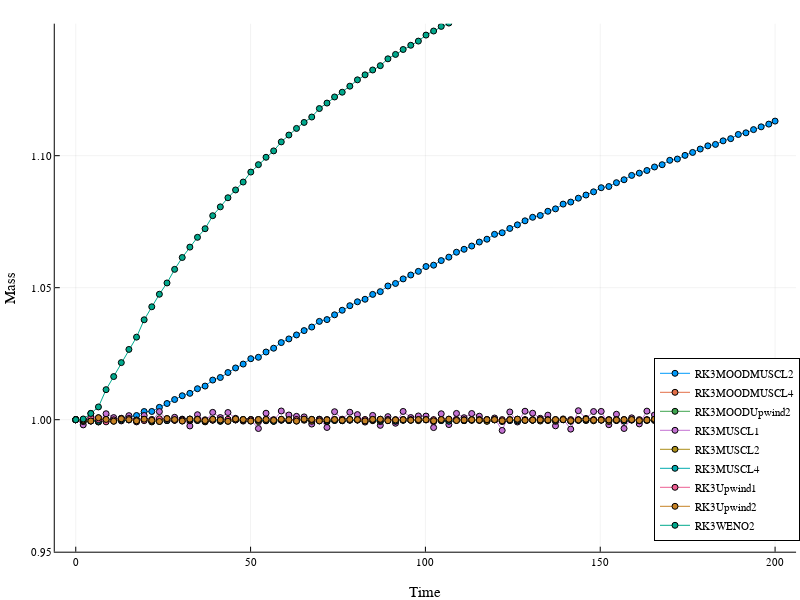

The notebook cell saved with this chart:
### Code cell
ms = 3
p1 = plot(D[algList[1]][:, 1], D[algList[1]][:, 2], xlabel="Time", ylabel="Mass", ylim=(0.95, 1.15), label=algList[1], markershape=:circle, size=(800, 600), legend=:bottomright, ms=ms)
for (j, algStr) in enumerate(algList)
    if algStr != algList[1]
        plot!(p1, D[algStr][:, 1], D[algStr][:, 2], label=algList[j], markershape=:circle, ms=ms)
    end
end
display(p1)
